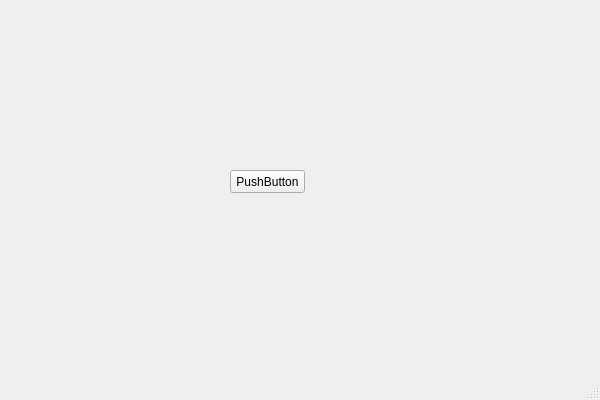
<?xml version="1.0" encoding="UTF-8"?>
<ui version="4.0">
 <class>MainWindow</class>
 <widget class="QMainWindow" name="MainWindow">
  <property name="geometry">
   <rect>
    <x>0</x>
    <y>0</y>
    <width>600</width>
    <height>400</height>
   </rect>
  </property>
  <property name="windowTitle">
   <string>MainWindow</string>
  </property>
  <widget class="QWidget" name="centralwidget">
   <widget class="QPushButton" name="pushButton">
    <property name="geometry">
     <rect>
      <x>230</x>
      <y>170</y>
      <width>75</width>
      <height>23</height>
     </rect>
    </property>
    <property name="text">
     <string>PushButton</string>
    </property>
   </widget>
  </widget>
  <widget class="QMenuBar" name="menubar">
   <property name="geometry">
    <rect>
     <x>0</x>
     <y>0</y>
     <width>600</width>
     <height>22</height>
    </rect>
   </property>
  </widget>
  <widget class="QStatusBar" name="statusbar"/>
 </widget>
 <resources/>
 <connections/>
</ui>
